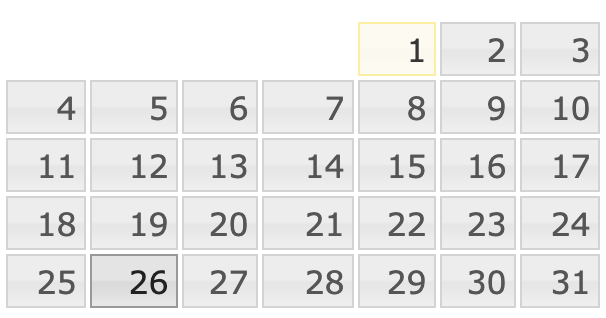
#> input picture dataset/train/sample.png, 606 x 318 px, found by its file name
$ python test.py
#> lines starting #> are read from the running program, lines starting #| are printed output that depends on the picture; after the words box and inside, x2 and y2 are one past the last pixel; in counts of white or black regions, pixels touching at a corner belong together
# -*- coding: utf-8 -*-
# @Time   : 19-8-7 上午10:14
# @Author : huziying
# @File   : test.py

import cv2
import skimage
import numpy

image = cv2.imread('/home/dsd/Desktop/calendar_mask_rcnn/dataset/train/sample.png')
#> image is the input picture: shape (318, 606, 3); mean B, G, R 232.1, 232.5, 232.6

print(image.shape)  # (318, 606, 3)
#| (318, 606, 3)
'''
>>> img = np.zeros((5, 5), dtype=np.uint8)
>>> start = (0, 1)
>>> end = (3, 3)
>>> rr, cc = rectangle(start, end=end, shape=img.shape)
>>> img[rr, cc] = 1
>>> img
array([[0, 1, 1, 1, 0],
       [0, 1, 1, 1, 0],
       [0, 1, 1, 1, 0],
       [0, 1, 1, 1, 0],
       [0, 0, 0, 0, 0]], dtype=uint8)
'''
img = numpy.zeros((318, 606, 3), dtype=numpy.uint8)
start = (32, 401)
end = (32 + 37, 401 + 32)
rr, cc = skimage.draw.rectangle(start, end)
img[rr, cc] = 0
# print(rr, cc)

cv2.rectangle(image, (401, 32), (401 + 32, 32 + 37), (255, 0, 255), 2)
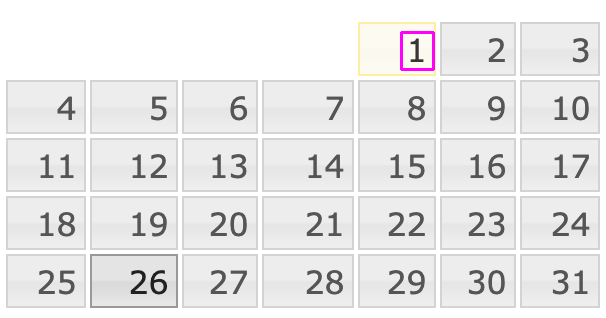
#> image: shape (318, 606, 3); 0.21% of pixels changed, all inside (x1, y1, x2, y2) = (400, 31, 435, 71)

cv2.namedWindow('image', cv2.WINDOW_NORMAL)
cv2.imshow('image', image)
cv2.waitKey(0)

cv2.namedWindow('img', cv2.WINDOW_NORMAL)
cv2.imshow('img', img)
cv2.waitKey(0)

cv2.destroyAllWindows()

$ run again, with dataset/train/1.jpg saved as dataset/train/sample.png
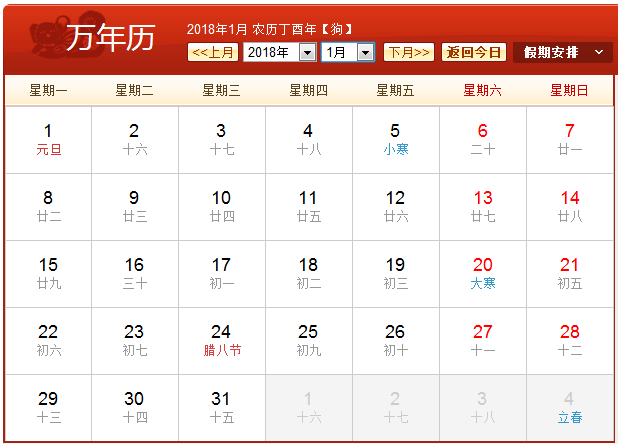
#> input picture dataset/train/1.jpg, 618 x 444 px, found by its file name
#> image is the input picture: shape (444, 618, 3); mean B, G, R 212.7, 217.4, 239.6
#| (444, 618, 3)
#> `cv2.rectangle(image, (401, 32), (401 + 32, 32 + 37), (255, 0, 255), 2)`:
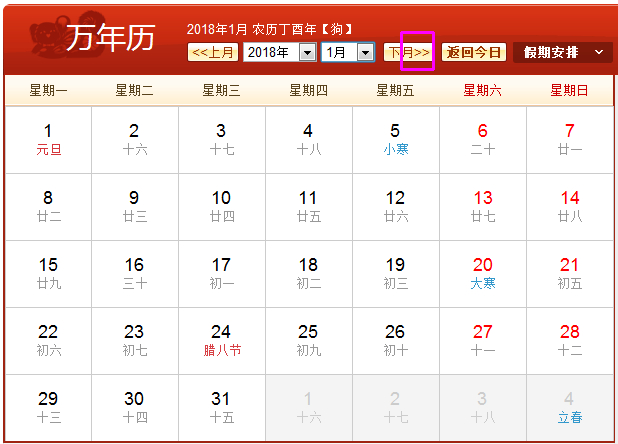
#> image: shape (444, 618, 3); 0.15% of pixels changed, all inside (x1, y1, x2, y2) = (400, 31, 435, 71)
